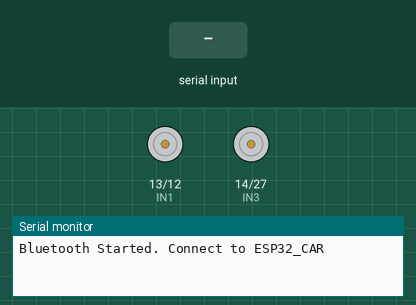
A sketch run on a simulated ESP32. On the bench: motor-driver pin pairs drawn as motors (green arrow = first pin HIGH = forward, orange = second pin HIGH = backward, longer = more drive), the last lines printed to the serial monitor. Inputs (shaded band) come from the test bench. Nothing arrives over Bluetooth unless stated.

Above: at 1.2 s.
1.3 s: "F" received over the second serial link
At 2.5 s:
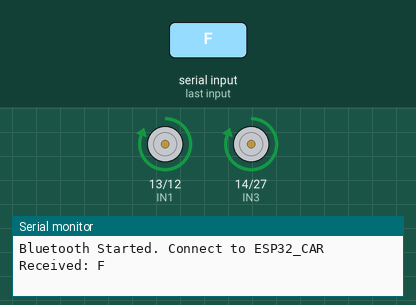
2.8 s: "B" received over the second serial link
At 3.8 s:
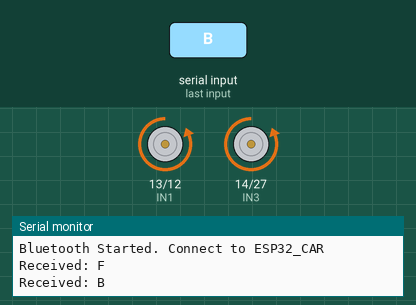
4.3 s: "L" received over the second serial link
At 4.9 s:
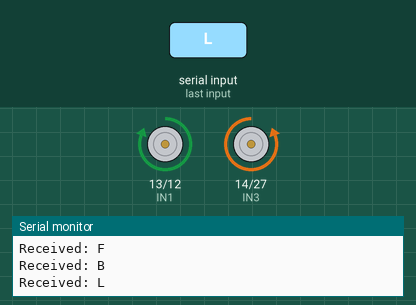
5.8 s: "R" received over the second serial link
At 6.1 s:
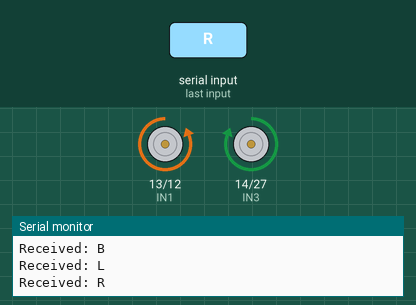
Timing chart, 0 to 8.3 s (numbered marks = the images above; inputs shaded):
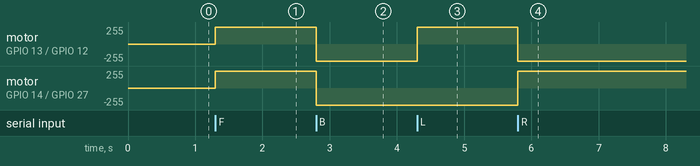

Measured:
- after the input at 1.3 s, motor on GPIO 13 (IN1) / GPIO 12 (IN2), motor on GPIO 14 (IN3) / GPIO 27 (IN4): stopped → forward 255/255 at once
- after the input at 2.8 s, motor on GPIO 13 (IN1) / GPIO 12 (IN2), motor on GPIO 14 (IN3) / GPIO 27 (IN4): forward 255/255 → backward 255/255 at once
- after the input at 4.3 s, motor on GPIO 13 (IN1) / GPIO 12 (IN2): backward 255/255 → forward 255/255 at once
- after the input at 5.8 s, motor on GPIO 13 (IN1) / GPIO 12 (IN2): forward 255/255 → backward 255/255 at once; motor on GPIO 14 (IN3) / GPIO 27 (IN4): backward 255/255 → forward 255/255 at once

The sketch:

receiver.ino
```cpp
#include "BluetoothSerial.h"
BluetoothSerial SerialBT;

// Motor Pins
#define IN1 13
#define IN2 12
#define IN3 14
#define IN4 27

char lastCmd = 'S';   // store last command (important)

void setup() {
  Serial.begin(115200);
  SerialBT.begin("ESP32_CAR"); // Bluetooth name

  pinMode(IN1, OUTPUT);
  pinMode(IN2, OUTPUT);
  pinMode(IN3, OUTPUT);
  pinMode(IN4, OUTPUT);

  stopMotors(); // safety

  Serial.println("Bluetooth Started. Connect to ESP32_CAR");
}

void loop() {
  if (SerialBT.available()) {
    char cmd = SerialBT.read();

    Serial.print("Received: ");
    Serial.println(cmd);

    // 👉 Only act if command changes (VERY IMPORTANT)
    if (cmd != lastCmd) {
      lastCmd = cmd;

      switch (cmd) {
        case 'F':
          forward();
          break;

        case 'B':
          backward();
          break;

        case 'L':
          left();
          break;

        case 'R':
          right();
          break;

        case 'S':
          stopMotors();
          break;
      }
    }
  }
}

// 🚗 Forward
void forward() {
  digitalWrite(IN1, HIGH);
  digitalWrite(IN2, LOW);
  digitalWrite(IN3, HIGH);
  digitalWrite(IN4, LOW);
}

// 🔙 Backward
void backward() {
  digitalWrite(IN1, LOW);
  digitalWrite(IN2, HIGH);
  digitalWrite(IN3, LOW);
  digitalWrite(IN4, HIGH);
}

// ⬅️ Left
void left() {
  digitalWrite(IN1, HIGH);
  digitalWrite(IN2, LOW);
  digitalWrite(IN3, LOW);
  digitalWrite(IN4, HIGH);
}

// ➡️ Right
void right() {
  digitalWrite(IN1, LOW);
  digitalWrite(IN2, HIGH);
  digitalWrite(IN3, HIGH);
  digitalWrite(IN4, LOW);
}

// 🛑 Stop
void stopMotors() {
  digitalWrite(IN1, LOW);
  digitalWrite(IN2, LOW);
  digitalWrite(IN3, LOW);
  digitalWrite(IN4, LOW);
}
```
